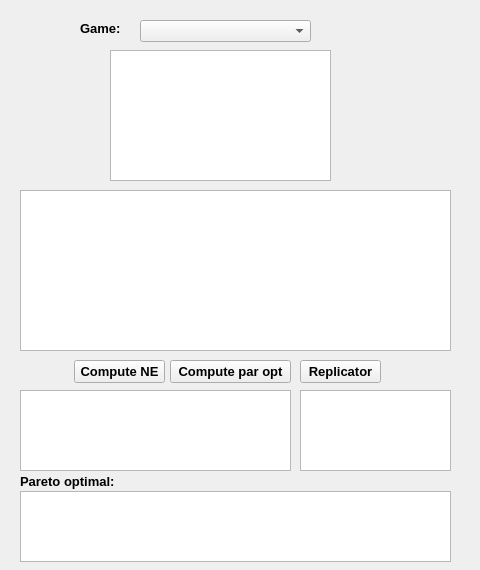
<?xml version="1.0" encoding="UTF-8"?>
<ui version="4.0">
 <class>Roundrobin_tab</class>
 <widget class="QWidget" name="Roundrobin_tab">
  <property name="geometry">
   <rect>
    <x>0</x>
    <y>0</y>
    <width>480</width>
    <height>570</height>
   </rect>
  </property>
  <property name="windowTitle">
   <string>Form</string>
  </property>
  <widget class="QComboBox" name="cmb_games">
   <property name="geometry">
    <rect>
     <x>140</x>
     <y>20</y>
     <width>171</width>
     <height>22</height>
    </rect>
   </property>
  </widget>
  <widget class="QLabel" name="label">
   <property name="geometry">
    <rect>
     <x>80</x>
     <y>20</y>
     <width>51</width>
     <height>16</height>
    </rect>
   </property>
   <property name="font">
    <font>
     <pointsize>10</pointsize>
     <weight>75</weight>
     <bold>true</bold>
    </font>
   </property>
   <property name="text">
    <string>Game:</string>
   </property>
  </widget>
  <widget class="QTableView" name="tab_matrix">
   <property name="geometry">
    <rect>
     <x>20</x>
     <y>190</y>
     <width>431</width>
     <height>161</height>
    </rect>
   </property>
  </widget>
  <widget class="QTableView" name="tab_game">
   <property name="geometry">
    <rect>
     <x>110</x>
     <y>50</y>
     <width>221</width>
     <height>131</height>
    </rect>
   </property>
  </widget>
  <widget class="QPushButton" name="comp_NE">
   <property name="geometry">
    <rect>
     <x>74</x>
     <y>360</y>
     <width>91</width>
     <height>23</height>
    </rect>
   </property>
   <property name="font">
    <font>
     <pointsize>10</pointsize>
     <weight>75</weight>
     <bold>true</bold>
    </font>
   </property>
   <property name="text">
    <string>Compute NE</string>
   </property>
  </widget>
  <widget class="QPushButton" name="comp_paropt">
   <property name="geometry">
    <rect>
     <x>170</x>
     <y>360</y>
     <width>121</width>
     <height>23</height>
    </rect>
   </property>
   <property name="font">
    <font>
     <pointsize>10</pointsize>
     <weight>75</weight>
     <bold>true</bold>
    </font>
   </property>
   <property name="text">
    <string>Compute par opt</string>
   </property>
  </widget>
  <widget class="QPushButton" name="btn_repl_dyn">
   <property name="geometry">
    <rect>
     <x>300</x>
     <y>360</y>
     <width>81</width>
     <height>23</height>
    </rect>
   </property>
   <property name="font">
    <font>
     <pointsize>10</pointsize>
     <weight>75</weight>
     <bold>true</bold>
    </font>
   </property>
   <property name="text">
    <string>Replicator</string>
   </property>
  </widget>
  <widget class="QLabel" name="label_2">
   <property name="geometry">
    <rect>
     <x>20</x>
     <y>473</y>
     <width>111</width>
     <height>16</height>
    </rect>
   </property>
   <property name="font">
    <font>
     <pointsize>10</pointsize>
     <weight>75</weight>
     <bold>true</bold>
    </font>
   </property>
   <property name="text">
    <string>Pareto optimal:</string>
   </property>
  </widget>
  <widget class="QListWidget" name="listW_NEs">
   <property name="geometry">
    <rect>
     <x>300</x>
     <y>390</y>
     <width>151</width>
     <height>81</height>
    </rect>
   </property>
   <property name="horizontalScrollBarPolicy">
    <enum>Qt::ScrollBarAsNeeded</enum>
   </property>
   <property name="sizeAdjustPolicy">
    <enum>QAbstractScrollArea::AdjustToContents</enum>
   </property>
   <property name="resizeMode">
    <enum>QListView::Fixed</enum>
   </property>
  </widget>
  <widget class="QListWidget" name="listW_NE">
   <property name="geometry">
    <rect>
     <x>20</x>
     <y>390</y>
     <width>271</width>
     <height>81</height>
    </rect>
   </property>
   <property name="sizePolicy">
    <sizepolicy hsizetype="Expanding" vsizetype="Expanding">
     <horstretch>0</horstretch>
     <verstretch>0</verstretch>
    </sizepolicy>
   </property>
   <property name="horizontalScrollBarPolicy">
    <enum>Qt::ScrollBarAsNeeded</enum>
   </property>
  </widget>
  <widget class="QListWidget" name="listW_paropt">
   <property name="geometry">
    <rect>
     <x>20</x>
     <y>491</y>
     <width>431</width>
     <height>71</height>
    </rect>
   </property>
   <property name="horizontalScrollBarPolicy">
    <enum>Qt::ScrollBarAlwaysOff</enum>
   </property>
  </widget>
 </widget>
 <resources/>
 <connections/>
</ui>
